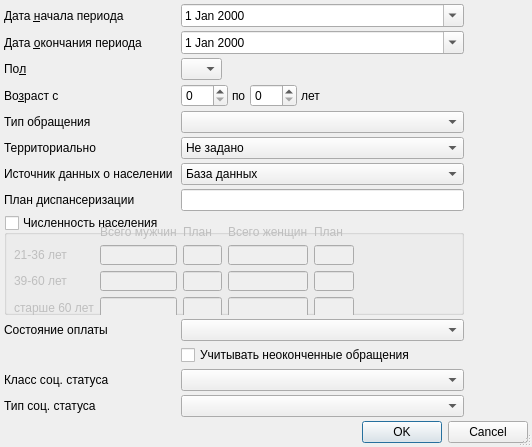
<?xml version="1.0" encoding="UTF-8"?>
<ui version="4.0">
 <class>ReportDD2013WeeklySetupDialog</class>
 <widget class="QDialog" name="ReportDD2013WeeklySetupDialog">
  <property name="windowModality">
   <enum>Qt::ApplicationModal</enum>
  </property>
  <property name="geometry">
   <rect>
    <x>0</x>
    <y>0</y>
    <width>532</width>
    <height>304</height>
   </rect>
  </property>
  <property name="windowTitle">
   <string>параметры отчёта</string>
  </property>
  <property name="sizeGripEnabled">
   <bool>true</bool>
  </property>
  <layout class="QGridLayout">
   <property name="margin">
    <number>4</number>
   </property>
   <property name="spacing">
    <number>4</number>
   </property>
   <item row="4" column="0">
    <widget class="QLabel" name="lblSex">
     <property name="text">
      <string>По&amp;л</string>
     </property>
     <property name="buddy">
      <cstring>cmbSex</cstring>
     </property>
    </widget>
   </item>
   <item row="6" column="2" colspan="2">
    <widget class="QFrame" name="frmAge">
     <property name="frameShape">
      <enum>QFrame::NoFrame</enum>
     </property>
     <property name="frameShadow">
      <enum>QFrame::Raised</enum>
     </property>
     <layout class="QHBoxLayout" name="_2">
      <property name="spacing">
       <number>4</number>
      </property>
      <property name="margin">
       <number>0</number>
      </property>
      <item>
       <widget class="QSpinBox" name="edtAgeFrom">
        <property name="sizePolicy">
         <sizepolicy hsizetype="Preferred" vsizetype="Fixed">
          <horstretch>0</horstretch>
          <verstretch>0</verstretch>
         </sizepolicy>
        </property>
        <property name="maximum">
         <number>150</number>
        </property>
       </widget>
      </item>
      <item>
       <widget class="QLabel" name="lblAgeTo">
        <property name="text">
         <string>по</string>
        </property>
        <property name="buddy">
         <cstring>edtAgeTo</cstring>
        </property>
       </widget>
      </item>
      <item>
       <widget class="QSpinBox" name="edtAgeTo">
        <property name="sizePolicy">
         <sizepolicy hsizetype="Preferred" vsizetype="Fixed">
          <horstretch>0</horstretch>
          <verstretch>0</verstretch>
         </sizepolicy>
        </property>
        <property name="maximum">
         <number>150</number>
        </property>
       </widget>
      </item>
      <item>
       <widget class="QLabel" name="lblAgeYears">
        <property name="text">
         <string>лет</string>
        </property>
        <property name="buddy">
         <cstring>edtAgeTo</cstring>
        </property>
       </widget>
      </item>
      <item>
       <spacer>
        <property name="orientation">
         <enum>Qt::Horizontal</enum>
        </property>
        <property name="sizeHint" stdset="0">
         <size>
          <width>21</width>
          <height>20</height>
         </size>
        </property>
       </spacer>
      </item>
     </layout>
    </widget>
   </item>
   <item row="10" column="0">
    <widget class="QLabel" name="lblTerType">
     <property name="text">
      <string>Территориально</string>
     </property>
     <property name="buddy">
      <cstring>cmbTerType</cstring>
     </property>
    </widget>
   </item>
   <item row="7" column="0">
    <widget class="QLabel" name="lblEventType">
     <property name="text">
      <string>Тип обращения</string>
     </property>
    </widget>
   </item>
   <item row="7" column="2">
    <widget class="CRBComboBox" name="cmbEventType"/>
   </item>
   <item row="14" column="0">
    <widget class="QLabel" name="lblPayStatus">
     <property name="text">
      <string>Состояние оплаты</string>
     </property>
     <property name="buddy">
      <cstring>cmbPayStatus</cstring>
     </property>
    </widget>
   </item>
   <item row="4" column="2">
    <widget class="QComboBox" name="cmbSex">
     <property name="sizePolicy">
      <sizepolicy hsizetype="Maximum" vsizetype="Fixed">
       <horstretch>0</horstretch>
       <verstretch>0</verstretch>
      </sizepolicy>
     </property>
     <item>
      <property name="text">
       <string/>
      </property>
     </item>
     <item>
      <property name="text">
       <string>М</string>
      </property>
     </item>
     <item>
      <property name="text">
       <string>Ж</string>
      </property>
     </item>
    </widget>
   </item>
   <item row="6" column="0">
    <widget class="QLabel" name="lblAge">
     <property name="text">
      <string>Во&amp;зраст с</string>
     </property>
     <property name="buddy">
      <cstring>edtAgeFrom</cstring>
     </property>
    </widget>
   </item>
   <item row="0" column="3">
    <spacer>
     <property name="orientation">
      <enum>Qt::Horizontal</enum>
     </property>
     <property name="sizeHint" stdset="0">
      <size>
       <width>91</width>
       <height>20</height>
      </size>
     </property>
    </spacer>
   </item>
   <item row="0" column="2">
    <widget class="CDateEdit" name="edtBegDate">
     <property name="calendarPopup">
      <bool>true</bool>
     </property>
    </widget>
   </item>
   <item row="18" column="0">
    <spacer>
     <property name="orientation">
      <enum>Qt::Vertical</enum>
     </property>
     <property name="sizeHint" stdset="0">
      <size>
       <width>129</width>
       <height>20</height>
      </size>
     </property>
    </spacer>
   </item>
   <item row="0" column="0">
    <widget class="QLabel" name="lblBegDate">
     <property name="text">
      <string>Дата &amp;начала периода</string>
     </property>
     <property name="buddy">
      <cstring>edtBegDate</cstring>
     </property>
    </widget>
   </item>
   <item row="1" column="3">
    <spacer>
     <property name="orientation">
      <enum>Qt::Horizontal</enum>
     </property>
     <property name="sizeHint" stdset="0">
      <size>
       <width>91</width>
       <height>20</height>
      </size>
     </property>
    </spacer>
   </item>
   <item row="11" column="2">
    <widget class="QComboBox" name="cmbSource">
     <item>
      <property name="text">
       <string>База данных</string>
      </property>
     </item>
     <item>
      <property name="text">
       <string>Предоставленные значения</string>
      </property>
     </item>
    </widget>
   </item>
   <item row="15" column="2">
    <widget class="QCheckBox" name="chkCountUnfinished">
     <property name="text">
      <string>Учитывать неоконченные обращения</string>
     </property>
    </widget>
   </item>
   <item row="1" column="0">
    <widget class="QLabel" name="lblEndDate">
     <property name="text">
      <string>Дата &amp;окончания периода</string>
     </property>
     <property name="buddy">
      <cstring>edtEndDate</cstring>
     </property>
    </widget>
   </item>
   <item row="19" column="0" colspan="4">
    <widget class="QDialogButtonBox" name="buttonBox">
     <property name="orientation">
      <enum>Qt::Horizontal</enum>
     </property>
     <property name="standardButtons">
      <set>QDialogButtonBox::Cancel|QDialogButtonBox::Ok</set>
     </property>
    </widget>
   </item>
   <item row="13" column="0" colspan="3">
    <widget class="QGroupBox" name="grbPopulation">
     <property name="sizePolicy">
      <sizepolicy hsizetype="Preferred" vsizetype="Preferred">
       <horstretch>0</horstretch>
       <verstretch>0</verstretch>
      </sizepolicy>
     </property>
     <property name="minimumSize">
      <size>
       <width>0</width>
       <height>100</height>
      </size>
     </property>
     <property name="title">
      <string>Численность населения</string>
     </property>
     <property name="checkable">
      <bool>true</bool>
     </property>
     <property name="checked">
      <bool>false</bool>
     </property>
     <widget class="QWidget" name="gridLayoutWidget">
      <property name="geometry">
       <rect>
        <x>10</x>
        <y>10</y>
        <width>340</width>
        <height>93</height>
       </rect>
      </property>
      <layout class="QGridLayout" name="gridLayout_2">
       <item row="0" column="3">
        <widget class="QLabel" name="lblWomen">
         <property name="text">
          <string>Всего женщин</string>
         </property>
        </widget>
       </item>
       <item row="0" column="4">
        <widget class="QLabel" name="lblWomenPlan">
         <property name="text">
          <string>План</string>
         </property>
        </widget>
       </item>
       <item row="1" column="0">
        <widget class="QLabel" name="lblYoung">
         <property name="text">
          <string>21-36 лет</string>
         </property>
        </widget>
       </item>
       <item row="0" column="2">
        <widget class="QLabel" name="lblMenPlan">
         <property name="text">
          <string>План</string>
         </property>
        </widget>
       </item>
       <item row="2" column="0">
        <widget class="QLabel" name="lblMiddle">
         <property name="text">
          <string>39-60 лет</string>
         </property>
        </widget>
       </item>
       <item row="3" column="0">
        <widget class="QLabel" name="lblOld">
         <property name="text">
          <string>старше 60 лет</string>
         </property>
        </widget>
       </item>
       <item row="0" column="1">
        <widget class="QLabel" name="lblMen">
         <property name="text">
          <string>Всего мужчин</string>
         </property>
        </widget>
       </item>
       <item row="1" column="1">
        <widget class="QLineEdit" name="edtYoungMen"/>
       </item>
       <item row="2" column="1">
        <widget class="QLineEdit" name="edtMiddleMen"/>
       </item>
       <item row="3" column="1">
        <widget class="QLineEdit" name="edtOldMen"/>
       </item>
       <item row="1" column="2">
        <widget class="QLineEdit" name="edtYoungMenPlan"/>
       </item>
       <item row="2" column="2">
        <widget class="QLineEdit" name="edtMiddleMenPlan"/>
       </item>
       <item row="3" column="2">
        <widget class="QLineEdit" name="edtOldMenPlan"/>
       </item>
       <item row="1" column="3">
        <widget class="QLineEdit" name="edtYoungWomen"/>
       </item>
       <item row="2" column="3">
        <widget class="QLineEdit" name="edtMiddleWomen"/>
       </item>
       <item row="3" column="3">
        <widget class="QLineEdit" name="edtOldWomen"/>
       </item>
       <item row="1" column="4">
        <widget class="QLineEdit" name="edtYoungWomenPlan"/>
       </item>
       <item row="2" column="4">
        <widget class="QLineEdit" name="edtMiddleWomenPlan"/>
       </item>
       <item row="3" column="4">
        <widget class="QLineEdit" name="edtOldWomenPlan"/>
       </item>
      </layout>
     </widget>
    </widget>
   </item>
   <item row="10" column="2">
    <widget class="QComboBox" name="cmbTerType">
     <item>
      <property name="text">
       <string>Не задано</string>
      </property>
     </item>
     <item>
      <property name="text">
       <string>Проживает в субъекте, обслуживаемом ЛПУ</string>
      </property>
     </item>
     <item>
      <property name="text">
       <string>Прикреплен к ЛПУ</string>
      </property>
     </item>
    </widget>
   </item>
   <item row="1" column="2">
    <widget class="CDateEdit" name="edtEndDate">
     <property name="calendarPopup">
      <bool>true</bool>
     </property>
    </widget>
   </item>
   <item row="14" column="2">
    <widget class="QComboBox" name="cmbPayStatus"/>
   </item>
   <item row="16" column="0">
    <widget class="QLabel" name="lblSocStatusClass">
     <property name="text">
      <string>Класс соц. статуса</string>
     </property>
    </widget>
   </item>
   <item row="16" column="2">
    <widget class="CSocStatusComboBox" name="cmbSocStatusClass"/>
   </item>
   <item row="17" column="0">
    <widget class="QLabel" name="lblSocStatusType">
     <property name="text">
      <string>Тип соц. статуса</string>
     </property>
    </widget>
   </item>
   <item row="17" column="2">
    <widget class="CRBComboBox" name="cmbSocStatusType"/>
   </item>
   <item row="11" column="0">
    <widget class="QLabel" name="lblSource">
     <property name="text">
      <string>Источник данных о населении</string>
     </property>
    </widget>
   </item>
   <item row="12" column="0">
    <widget class="QLabel" name="lblDDPlan">
     <property name="text">
      <string>План диспансеризации</string>
     </property>
     <property name="buddy">
      <cstring>edtDDPlan</cstring>
     </property>
    </widget>
   </item>
   <item row="12" column="2">
    <widget class="QLineEdit" name="edtDDPlan">
     <property name="inputMask">
      <string/>
     </property>
    </widget>
   </item>
  </layout>
 </widget>
 <customwidgets>
  <customwidget>
   <class>CDateEdit</class>
   <extends>QDateEdit</extends>
   <header>library/DateEdit.h</header>
  </customwidget>
  <customwidget>
   <class>CRBComboBox</class>
   <extends>QComboBox</extends>
   <header>library/crbcombobox.h</header>
  </customwidget>
  <customwidget>
   <class>CSocStatusComboBox</class>
   <extends>QComboBox</extends>
   <header>Registry/SocStatusComboBox.h</header>
  </customwidget>
 </customwidgets>
 <tabstops>
  <tabstop>edtBegDate</tabstop>
  <tabstop>edtEndDate</tabstop>
  <tabstop>cmbSex</tabstop>
  <tabstop>edtAgeFrom</tabstop>
  <tabstop>edtAgeTo</tabstop>
  <tabstop>cmbTerType</tabstop>
  <tabstop>cmbPayStatus</tabstop>
  <tabstop>chkCountUnfinished</tabstop>
  <tabstop>buttonBox</tabstop>
 </tabstops>
 <resources/>
 <connections>
  <connection>
   <sender>buttonBox</sender>
   <signal>accepted()</signal>
   <receiver>ReportDD2013WeeklySetupDialog</receiver>
   <slot>accept()</slot>
   <hints>
    <hint type="sourcelabel">
     <x>112</x>
     <y>177</y>
    </hint>
    <hint type="destinationlabel">
     <x>102</x>
     <y>90</y>
    </hint>
   </hints>
  </connection>
  <connection>
   <sender>buttonBox</sender>
   <signal>rejected()</signal>
   <receiver>ReportDD2013WeeklySetupDialog</receiver>
   <slot>reject()</slot>
   <hints>
    <hint type="sourcelabel">
     <x>225</x>
     <y>177</y>
    </hint>
    <hint type="destinationlabel">
     <x>236</x>
     <y>76</y>
    </hint>
   </hints>
  </connection>
 </connections>
</ui>
